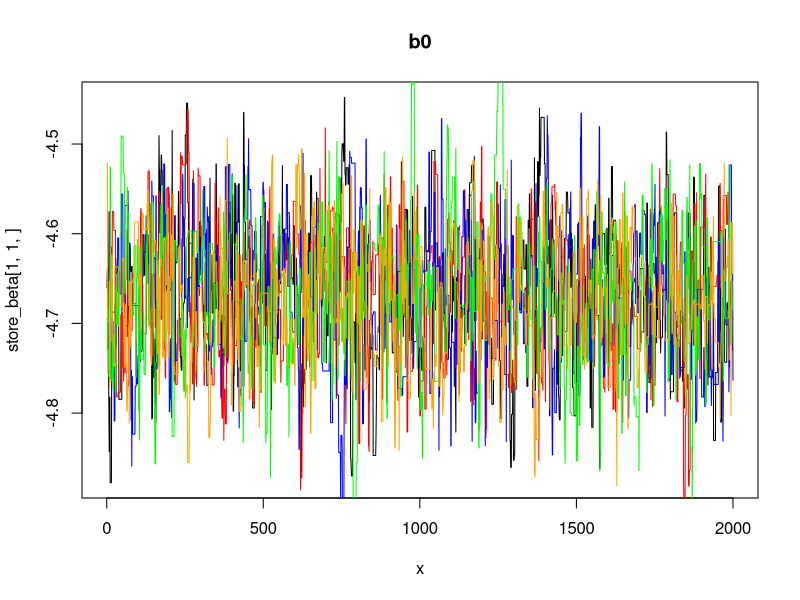
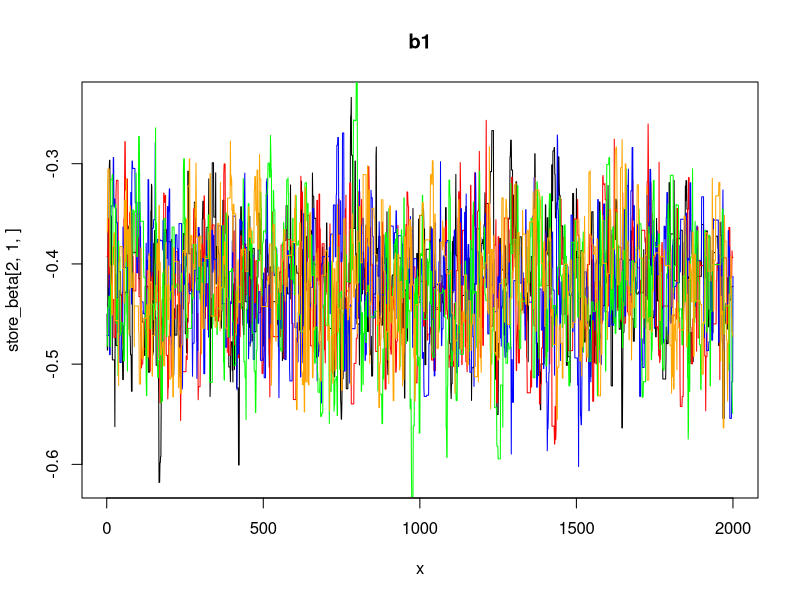
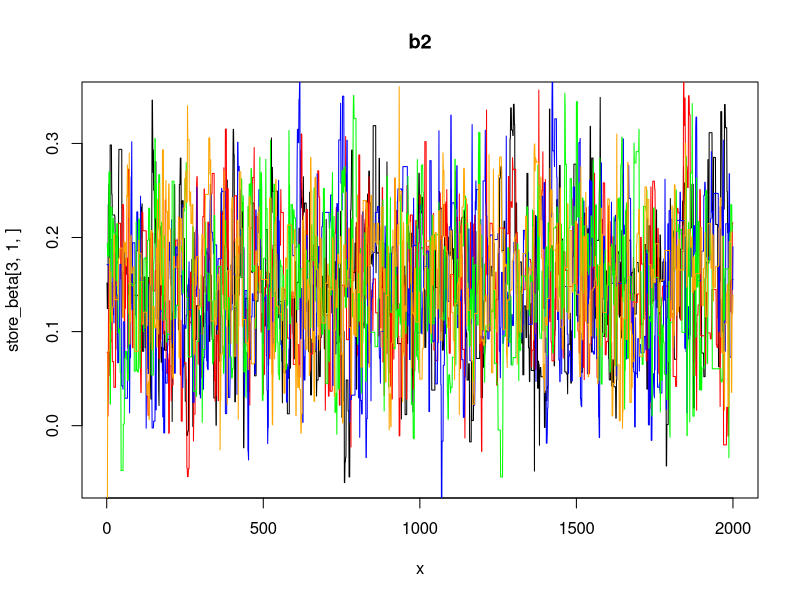
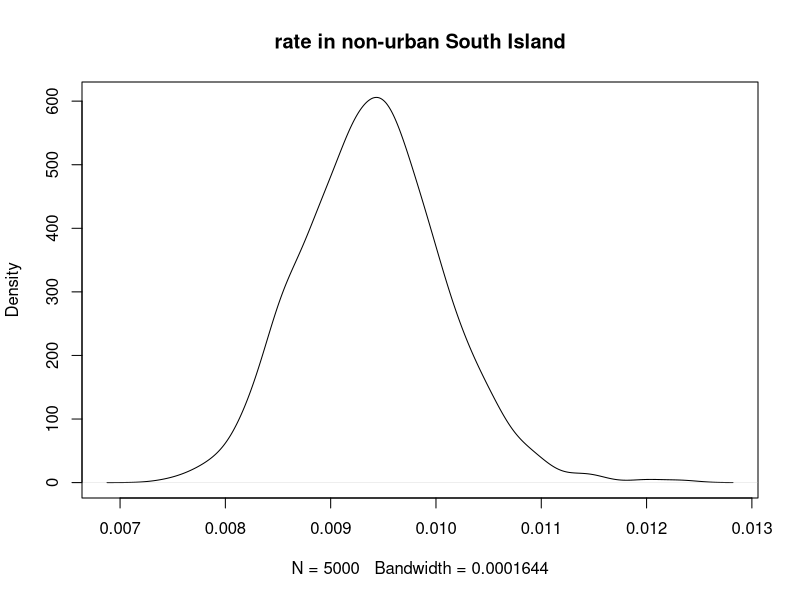
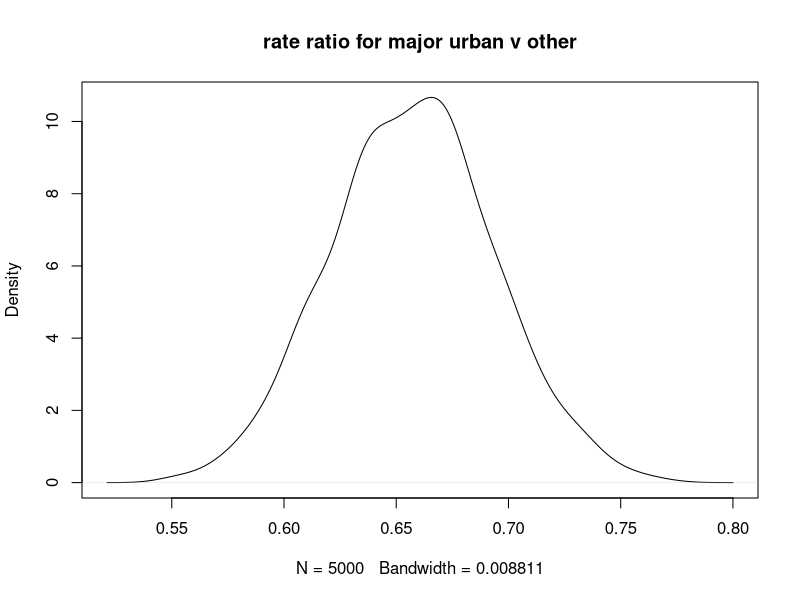
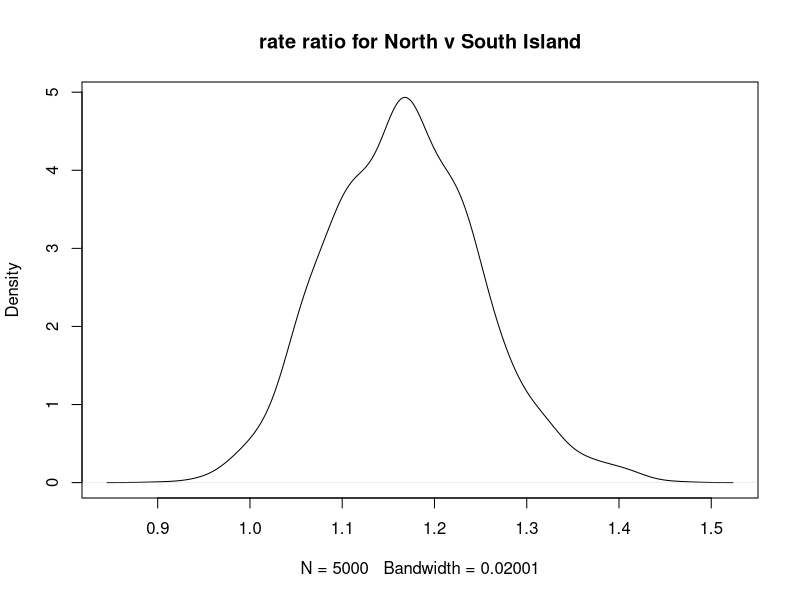

These figures' R source, in order:
## ---- chunk 1
knitr::opts_chunk$set(echo = TRUE)
## ---- chunk 2
library(MASS)
library(mvtnorm)
library(LearnBayes)  #laplace function 
library(arm)

#setwd("~/Patrick/Stat314-2017") #Should not be needed since data created 
                                 #in the code
##births by region example

#set-up the data
births <- c(64,365,149,113,30,65,38,95,117,6,12,9,9,137,36,36)
popsize <- c(5450,51620,14960,9360,1770,5640,3880,9020,17040,
             1420,1600,1290,980,18670,8290,3170)
regions <- c("Northland","Auckland","Waikato","Bay of Plenty",
             "Gisborne","Hawke's Bay","Taranaki",
             "Manawatu-Wanganui","Wellington","Tasman","Nelson",
             "Marlborough","West Coast","Canterbury","Otago",
             "Southland")

majurb <- c(0,1,0,0,0,0,0,0,1,0,0,0,0,1,1,0)
North <- c(1,1,1,1,1,1,1,1,1,0,0,0,0,0,0,0)
South <-  1- North

###place into  a data frame for easier viewing and writing out if necessary
births_reg.df <-  data.frame(regions,births,popsize,majurb,South)
###Have a look at the data

births_reg.df

rate <- births / popsize
rate
## ---- chunk 3
makepriorbreg <- function(low,high,credibility) {
  #returns prior mean and standard deviation corresponding to
  ##log-transformed parameter
  require(arm)
  log_low <- log(low)
  log_high <- log(high)
  
  priormean <- 0.5*(log_low + log_high)
  
  normal_quantile <- 1 - (1-credibility)/2
  priorsd <- (log_high - priormean)/qnorm(normal_quantile)
  outlist <- c(priormean,priorsd) 
}
## ---- chunk 4
priorb0 <- makepriorbreg(low=0.001,high=0.1,credibility=0.95)
prior_majurb <- makepriorbreg(low=0.5,high=3,credibility=0.9)
prior_north <- makepriorbreg(low=0.1,high=10,credibility=0.99)
prior.matrix <- rbind(priorb0,prior_majurb,prior_north)
prior.matrix
## ---- chunk 5
prior_mean <- prior.matrix[,1]
prior_sd <- prior.matrix[,2]
prior_variance <- diag(prior_sd^2) ##setting up the prior variance matrix
#check
prior_mean
prior_variance
## ---- chunk 6
birthsmodel1 <- glm(births ~ majurb + North,family=poisson(link="log"),
                    offset=log(popsize) )
display(birthsmodel1)
beta_mle <- coef(birthsmodel1)
## ---- chunk 7
loglike_poissonreg <- function(beta,model){
  ##This function is vectorised so can cope with multiple settings of beta
   if (is.vector(beta)) {beta <- matrix(beta,nrow=1,ncol=length(beta))}
  ##beta assumed to be nsim by p matrix where nsim is number of beta 
  # values   (i.e number of settings of beta) to  evaluated 
  ##and p is the dimension of the parameter vector in the model
  ##model is a model object which contains the model formula, the data,   the model  matrix and so on (e.g the output from a call to glm())
  
  X <- model.matrix(model)  ##extracts the design matrix
  Xb <- X %*% t(beta)
 
  Y <- model$y  #vector
  
  # turn Y into a matrix conformable with beta for  some subsequent 
  #calculations
  
  Ymatrix <- matrix(Y,nrow=length(Y),ncol=nrow(beta),byrow=FALSE)
  logN <- model$offset
  logNmatrix <-  matrix(logN,nrow=length(logN),ncol=nrow(beta),byrow=FALSE)
  
  expect <- exp(Xb + logN)
  
  logl <- Ymatrix*log(expect) - expect -lfactorial(Ymatrix)
  ##logl returns a matrix with nrow= length(Y)=length(N)
  ##so the overall log-likelihood is the sum of these components
  return(colSums(logl))
  }

###evaluate the log-likelihood at a few values

loglike_poissonreg(beta=beta_mle,model=birthsmodel1)
loglike_poissonreg(beta=rep(0,length(beta_mle)),model=birthsmodel1)
loglike_poissonreg(beta= beta_mle+0.01,model=birthsmodel1) 

###set-up the log-posterior function

logpost_poissonreg <- function(beta,priormean,priorvariance,model) {

logpost <- loglike_poissonreg(beta,model) + dmvnorm(beta,mean=priormean,
                                                  sigma=priorvariance,log=TRUE)
return(logpost)
}

##test this out
logpost_poissonreg(beta_mle,
                   priormean=prior_mean,
                   priorvariance=prior_variance,
                   model=birthsmodel1)
## ---- chunk 8
logpost1 <- laplace(logpost_poissonreg,mode=beta_mle,
                    priormean=prior_mean,
                    priorvariance=prior_variance,
                    model=birthsmodel1)

str(logpost1)

mean_approx <- logpost1$mode
var_approx <- logpost1$var
## ---- chunk 9
var_start <- 1.5*var_approx
## ---- chunk 10
var_jump <- ((2.4^2)/length(mean_approx)) * var_approx

##specify number of chains, length of chains and burn-in period
nchains <- 5
nsim <- 2000
burnin <- 1000

##structures for storing output
store_beta <- array(dim=c(length(mean_approx),nchains,nsim))
store_accept <- matrix(nrow=nsim,ncol=nchains)
## ---- chunk 11
for (j in 1:nchains){ ##loop over chains
  ##generate a starting value
  
  old_beta <- rmvnorm(n=1,mean=mean_approx,sigma=var_start)
 for (i in 1:nsim) { ##loop over simulations
   ###generate proposal
   prop_beta <- rmvnorm(n=1,mean=old_beta,sigma=var_jump)
  ##compare log unnormalised posterior at proposed and old value
  logpost_prop <-  logpost_poissonreg(prop_beta,
                               priormean=prior_mean,
                               priorvariance=prior_variance,
                               model=birthsmodel1)
  
  logpost_old      <-  logpost_poissonreg(old_beta,
                                      priormean=prior_mean,
                                      priorvariance=prior_variance,
                                      model=birthsmodel1)
  
  logrMH <- logpost_prop - logpost_old
  
  ###decide on acceptance or rejection
  logU <- log(runif(1))
  if (logU <= logrMH)  {
         old_beta <- prop_beta
         store_accept[i,j] <- 1
     } else {
       store_accept[i,j] <- 0
        }
  
  #store current value of beta
  store_beta[,j,i] <- old_beta
  
 } #end loop over simulations
} #end loop over chains
## ---- chunk 12
colMeans(store_accept)
## ---- chunk 13
npos <- nsim - burnin  ##size of  posterior sample in each chain

n1 <-  round(npos/2) # size of chunk1

#set up vectors for storing 
rhat <- vector(mode="numeric",length=length(mean_approx)) 
neff  <- vector(mode="numeric",length=length(mean_approx)) 
#for storing the statistics for each parameter.
k <- 1
for (k in 1:length(mean_approx)) {  #looping over parameters
  
  #subset out post burn-in sample for  kth parameter
  #set this up  as npos by nchains matrix
  
  betak <- t(store_beta[k,1:nchains,((burnin+1):nsim)] )  
            
  ##chunk each chain into two pieces and reassemble the matrix - 
  ## for  convergence checking
  
  chunk1 <- betak[1:n1,]
  chunk2 <- betak[(n1+1):npos,]
  
  betak_chunked <- cbind(chunk1,chunk2)
  #str(betak_chunked)
  
  chainmeans <- colMeans(betak_chunked)
  withinsd <- apply(betak_chunked,MARGIN=2,FUN="sd")
  betweensd <- sd(chainmeans)
  B = (npos/2)*betweensd^2
  W = mean(withinsd^2)
  varplus <- ((npos-1)/npos) * W + (1/npos)*B
  rhat[k] <- sqrt(varplus/W)
  
  #set-up betak_chunked  as  MCMC object
  
  betak.mcmc <-  coda::mcmc(betak_chunked)
  #str(betak.mcmc)
  
  neff[k] <- sum(coda::effectiveSize(betak.mcmc)) 
}
rhat
neff
## ---- chunk 14


x <- seq(from=1,to=nsim,by=1)
#plots for intercept
plot(x,store_beta[1,1,],type="l",main= "b0") #parameter 1, chain1 all simulations

lines(x,store_beta[1,2,],col="red")
lines(x,store_beta[1,3,],col="blue")
lines(x,store_beta[1,4,],col="green")
lines(x,store_beta[1,5,],col="orange")

#plots for beta1 - effects of major urban regions
plot(x,store_beta[2,1,],type="l",main= "b1")
lines(x,store_beta[2,2,],col="red")
lines(x,store_beta[2,3,],col="blue")
lines(x,store_beta[2,4,],col="green")
lines(x,store_beta[2,5,],col="orange")

#plots for beta2 - effects of North Island
plot(x,store_beta[3,1,],type="l",main= "b2")
lines(x,store_beta[3,2,],col="red")
lines(x,store_beta[3,3,],col="blue")
lines(x,store_beta[3,4,],col="green")
lines(x,store_beta[3,5,],col="orange")
## ---- chunk 15
 #Subset out the post burn-in sample.
postsample <- store_beta[,,(burnin+1):nsim]

###since all parameters are interpretable once exponentiated 
## we exponentiate the entire postsample

exppost <- exp(postsample)

quantile(exppost[1,,],probs=c(0.025,0.5,0.975)) 
quantile(exppost[2,,],probs=c(0.025,0.5,0.975)) 
quantile(exppost[3,,],probs=c(0.025,0.5,0.975)) 

##density plots
plot(density(exppost[1,,],adjust=1.5),main="rate in non-urban South Island")
plot(density(exppost[2,,],adjust=1.5),main="rate ratio for major urban v other")
plot(density(exppost[3,,],adjust=1.5),main="rate ratio for North v South Island")
